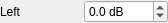
<?xml version="1.0" encoding="UTF-8"?>
<ui version="4.0">
 <class>Balance</class>
 <widget class="QWidget" name="Balance">
  <property name="geometry">
   <rect>
    <x>0</x>
    <y>0</y>
    <width>168</width>
    <height>20</height>
   </rect>
  </property>
  <layout class="QGridLayout" name="gridLayout">
   <property name="leftMargin">
    <number>0</number>
   </property>
   <property name="topMargin">
    <number>0</number>
   </property>
   <property name="rightMargin">
    <number>0</number>
   </property>
   <property name="bottomMargin">
    <number>0</number>
   </property>
   <property name="spacing">
    <number>0</number>
   </property>
   <item row="0" column="0">
    <widget class="QLabel" name="balanceNameLabel">
     <property name="text">
      <string>Left</string>
     </property>
    </widget>
   </item>
   <item row="0" column="1">
    <widget class="QDoubleSpinBox" name="balanceValueSpinBox">
     <property name="suffix">
      <string> dB</string>
     </property>
     <property name="decimals">
      <number>1</number>
     </property>
     <property name="minimum">
      <double>-100.000000000000000</double>
     </property>
     <property name="maximum">
      <double>100.000000000000000</double>
     </property>
    </widget>
   </item>
  </layout>
 </widget>
 <layoutdefault spacing="6" margin="11"/>
 <resources/>
 <connections/>
</ui>
